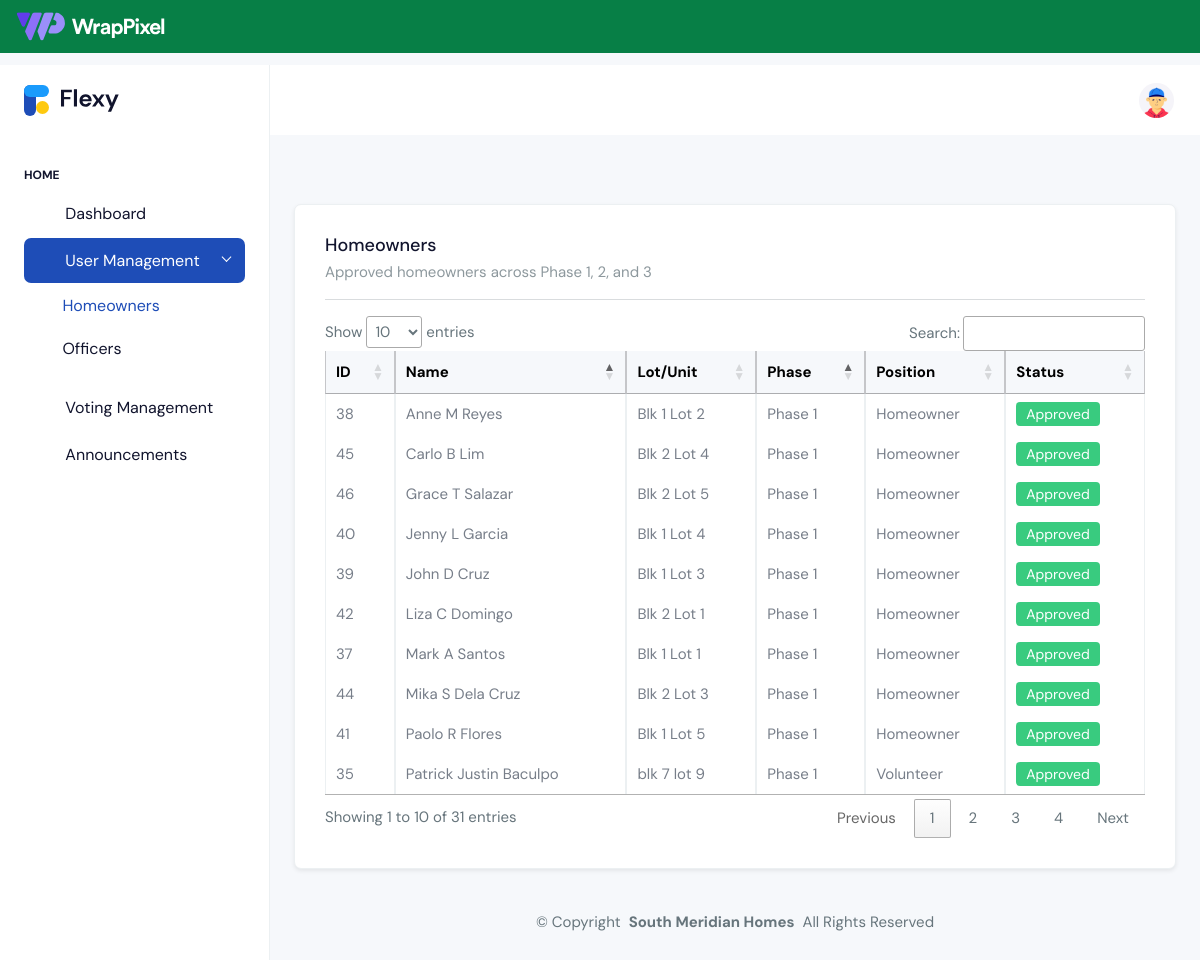
/superadmin/user_management.php, run on the app's committed database.
### tables this page shows
CREATE TABLE `homeowners` (
  `id` int(11) NOT NULL,
  `public_id` varchar(20) DEFAULT NULL,
  `first_name` varchar(100) NOT NULL,
  `middle_name` varchar(100) DEFAULT NULL,
  `last_name` varchar(100) NOT NULL,
  `contact_number` varchar(15) NOT NULL,
  `email` varchar(255) NOT NULL,
  `password` varchar(255) NOT NULL,
  `must_change_password` tinyint(1) NOT NULL DEFAULT 1,
  `phase` enum('Phase 1','Phase 2','Phase 3') NOT NULL,
  `house_lot_number` varchar(50) NOT NULL,
  `valid_id_path` varchar(255) NOT NULL,
  `proof_of_billing_path` varchar(255) NOT NULL,
  `latitude` decimal(10,7) DEFAULT NULL,
  `longitude` decimal(10,7) DEFAULT NULL,
  `status` enum('pending','approved','rejected') DEFAULT 'pending',
  `admin_id` int(11) DEFAULT NULL,
  `created_at` timestamp NOT NULL DEFAULT current_timestamp(),
  `reset_token` varchar(255) DEFAULT NULL,
  `reset_expires` datetime DEFAULT NULL
);

### superadmin/user_management.php (the view, shortened to what this page needs)
<?php
$conn = new mysqli("localhost", "root", "", "south_meridian_hoa");
$conn->set_charset("utf8mb4");
function esc($v){ return htmlspecialchars((string)$v, ENT_QUOTES, 'UTF-8'); }
$stmt = $conn->prepare("
  SELECT
    h.id,
    h.first_name,
    h.middle_name,
    h.last_name,
    h.house_lot_number,
    h.phase,
    h.status,
    COALESCE(hp.position, 'Homeowner') AS position
  FROM homeowners h
  LEFT JOIN homeowner_positions hp
    ON hp.homeowner_id = h.id AND hp.phase = h.phase
  WHERE h.status = 'approved'
  ORDER BY h.phase ASC, h.last_name ASC, h.first_name ASC
");
$stmt->execute();
$rows = $stmt->get_result()->fetch_all(MYSQLI_ASSOC);
?>
<!doctype html>
<html lang="en">
<head>
  <link rel="stylesheet" href="../superadmin/assets/css/styles.min.css" />
  <link rel="stylesheet" href="https://cdn.datatables.net/1.13.6/css/jquery.dataTables.min.css">
</head>
<body>
<div class="page-wrapper" id="main-wrapper" data-layout="vertical" data-navbarbg="skin6" data-sidebartype="full"
     data-sidebar-position="fixed" data-header-position="fixed">
  <div class="app-topstrip py-6 px-3 w-100 d-lg-flex align-items-center justify-content-between" style="background-color: #077f46;">
    <div class="d-flex align-items-center justify-content-center gap-5 mb-2 mb-lg-0">
      <a class="d-flex justify-content-center" href="#">
        <img src="assets/images/logos/logo-wrappixel.svg" alt="" width="150">
      </a>
    </div>
  </div>
    <aside class="left-sidebar">
      <div>
        <div class="brand-logo d-flex align-items-center justify-content-between">
          <a href="./dashboard.html" class="text-nowrap logo-img">
            <img src="assets/images/logos/logo.svg" alt="" />
          </a>
        </div>
        <nav class="sidebar-nav scroll-sidebar" data-simplebar="">
          <ul id="sidebarnav">
            <li class="nav-small-cap">
              <span class="hide-menu">Home</span>
            </li>
            <li class="sidebar-item">
              <a class="sidebar-link" href="./dashboard.php" aria-expanded="false">
                <i class="ti ti-layout-dashboard"></i>
                <span class="hide-menu">Dashboard</span>
              </a>
            </li>
<li class="sidebar-item">
  <a class="sidebar-link has-arrow collapsed"
     href="#userMgmtMenu"
     data-bs-toggle="collapse"
     role="button"
     aria-expanded="false"
     aria-controls="userMgmtMenu">
    <i class="ti ti-users"></i>
    <span class="hide-menu">User Management</span>
  </a>
  <ul id="userMgmtMenu" class="collapse first-level">
    <li class="sidebar-item">
      <a href="./user_management.php" class="sidebar-link">
        <i class="ti ti-home"></i>
        <span class="hide-menu">Homeowners</span>
      </a>
    </li>
    <li class="sidebar-item">
      <a href="./phase_management.php" class="sidebar-link">
        <i class="ti ti-shield-check"></i>
        <span class="hide-menu">Officers</span>
      </a>
    </li>
  </ul>
</li>
            <li class="sidebar-item">
              <a class="sidebar-link" href="./voting.html" aria-expanded="false">
                <i class="ti ti-checkbox"></i>
                <span class="hide-menu">Voting Management</span>
              </a>
            </li>
            <li class="sidebar-item">
              <a class="sidebar-link " href="./announcements.php" aria-expanded="false">
                <i class="ti ti-bell"></i>
                <span class="hide-menu">Announcements</span>
              </a>
            </li>
      </div>
    </aside>
  <div class="body-wrapper">
    <header class="app-header">
      <nav class="navbar navbar-expand-lg navbar-light">
        <div class="navbar-collapse justify-content-end px-0" id="navbarNav">
          <ul class="navbar-nav flex-row ms-auto align-items-center justify-content-end">
            <li class="nav-item dropdown">
              <a class="nav-link " href="javascript:void(0)" id="drop2" data-bs-toggle="dropdown" aria-expanded="false">
                <img src="./assets/images/profile/user-1.jpg" alt="" width="35" height="35" class="rounded-circle">
              </a>
            </li>
          </ul>
        </div>
      </nav>
    </header>
    <div class="body-wrapper-inner">
      <div class="container-fluid">
        <div class="row mt-4">
          <div class="col-12">
            <div class="card bg-white shadow-sm">
              <div class="card-body">
                <div class="d-flex align-items-center justify-content-between flex-wrap gap-2">
                  <div>
                    <h5 class="card-title mb-1">Homeowners</h5>
                    <p class="text-muted mb-0">Approved homeowners across Phase 1, 2, and 3</p>
                  </div>
                </div>
                <hr class="my-3">
                <div class="table-responsive">
                  <table id="homeownersTable" class="table table-bordered align-middle">
                    <thead class="table-light">
                      <tr>
                        <th>ID</th>
                        <th>Name</th>
                        <th>Lot/Unit</th>
                        <th>Phase</th>
                        <th>Position</th>
                        <th>Status</th>
                      </tr>
                    </thead>
                    <tbody>
                      <?php foreach($rows as $r): ?>
                        <?php
                          $full = trim($r['first_name'].' '.$r['middle_name'].' '.$r['last_name']);
                          $statusBadge = '<span class="badge bg-success">Approved</span>';
                        ?>
                        <tr>
                          <td><?= (int)$r['id'] ?></td>
                          <td><?= esc($full) ?></td>
                          <td><?= esc($r['house_lot_number']) ?></td>
                          <td><?= esc($r['phase']) ?></td>
                          <td><?= esc($r['position']) ?></td>
                          <td><?= $statusBadge ?></td>
                        </tr>
                      <?php endforeach; ?>
                    </tbody>
                  </table>
                </div>
              </div>
            </div>
          </div>
        </div>
        <div class="py-6 px-6 text-center">
          <p>
            © <span>Copyright</span>
            <strong class="px-1 sitename">South Meridian Homes</strong>
            <span>All Rights Reserved</span>
          </p>
        </div>
      </div>
    </div>
  </div>
</div>
</body>
</html>

### data on the page
homeowners: id "35", full "Patrick Justin Baculpo", house_lot_number "blk 7 lot 9", phase "Phase 1", position "Volunteer"
homeowners: id "39", full "John D Cruz", house_lot_number "Blk 1 Lot 3", phase "Phase 1", position "Homeowner"
homeowners: id "44", full "Mika S Dela Cruz", house_lot_number "Blk 2 Lot 3", phase "Phase 1", position "Homeowner"
homeowners: id "42", full "Liza C Domingo", house_lot_number "Blk 2 Lot 1", phase "Phase 1", position "Homeowner"
homeowners: id "41", full "Paolo R Flores", house_lot_number "Blk 1 Lot 5", phase "Phase 1", position "Homeowner"
homeowners: id "40", full "Jenny L Garcia", house_lot_number "Blk 1 Lot 4", phase "Phase 1", position "Homeowner"
homeowners: id "45", full "Carlo B Lim", house_lot_number "Blk 2 Lot 4", phase "Phase 1", position "Homeowner"
homeowners: id "38", full "Anne M Reyes", house_lot_number "Blk 1 Lot 2", phase "Phase 1", position "Homeowner"
homeowners: id "46", full "Grace T Salazar", house_lot_number "Blk 2 Lot 5", phase "Phase 1", position "Homeowner"
homeowners: id "37", full "Mark A Santos", house_lot_number "Blk 1 Lot 1", phase "Phase 1", position "Homeowner"
